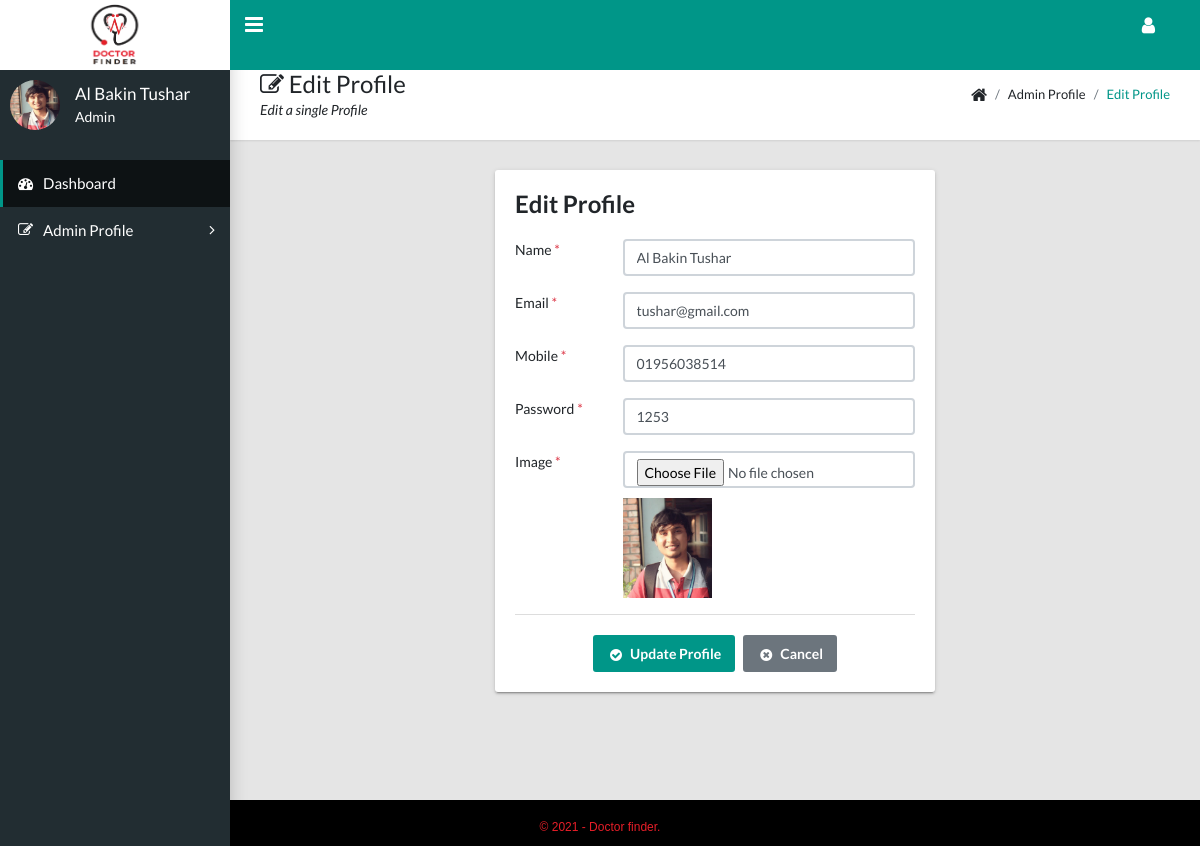
/edit-profile.php?id=6 (signed in), run on the app's committed database.
### tables this page shows
CREATE TABLE `users` (
  `id` int(11) NOT NULL,
  `name` varchar(30) NOT NULL,
  `email` varchar(30) NOT NULL,
  `mobile` varchar(15) NOT NULL,
  `password` varchar(30) NOT NULL,
  `image` varchar(30) DEFAULT NULL
);

### edit-profile.php (the view, shortened to what this page needs)
<?php
include('include/conn.php');
if(strlen($_SESSION['alogin'])==0)
{
header('location:login.php');
}
else{
if(isset($dbh)){
if (isset($_GET['id'])) {
    $id = $_GET['id'];
    $sql = "SELECT * FROM users WHERE id = :id";
    $statement = $dbh->prepare($sql);
    $statement->bindParam(':id', $id);
    $statement->execute();
    $profile = $statement->fetch(PDO::FETCH_ASSOC);
    extract($profile);
}
include_once('include/header.php');
include_once('include/sidebar.php');
?>
<main class="app-content">
	<div class="app-title">
		<div>
			<h1><i class="fa fa-edit"></i> Edit Profile</h1>
			<p>Edit a single Profile</p>
		</div>
		<ul class="app-breadcrumb breadcrumb">
			<li class="breadcrumb-item"><i class="fa fa-home fa-lg"></i></li>
			<li class="breadcrumb-item">Admin Profile</li>
			<li class="breadcrumb-item"><a href="#">Edit Profile</a></li>
		</ul>
	</div>
	<div class="row">
		<div class="col-md-6 m-auto">
			<div class="tile">
				<h3 class="tile-title">Edit Profile</h3>
				<div class="tile-body">
					<form action="action/update-profile.php" method="post" class="form-horizontal" enctype="multipart/form-data">
						<div class="form-group row">
							<label class="control-label col-md-3" for="name">Name <span class="text-danger">*</span></label>
							<div class="col-md-9">
								<input type="text" class="form-control"  placeholder="Name" id="name" name="name" value="<?php echo $name ?>">
							</div>
						</div>
						<div class="form-group row">
							<label class="control-label col-md-3" for="email">Email <span class="text-danger">*</span></label>
							<div class="col-md-9">
								<input type="text" class="form-control"  placeholder="Eamil" id="email" name="email" value="<?php   echo $email ?>">
							</div>
						</div>
						<div class="form-group row">
							<label class="control-label col-md-3" for="mobile">Mobile <span class="text-danger">*</span></label>
							<div class="col-md-9">
								<input type="text" class="form-control"  placeholder="Mobile" id="mobile" name="mobile" value="<?php   echo $mobile ?>">
							</div>
						</div>
						<div class="form-group row">
							<label class="control-label col-md-3" for="password">Password <span class="text-danger">*</span></label>
							<div class="col-md-9">
								<input type="text" class="form-control"  placeholder="Password" id="password" name="password" value="<?php   echo $password ?>">
							</div>
						</div>
						<div class="form-group row">
							<label class="control-label col-md-3" for="image"> Image <span class="text-danger">*</span></label>
							<div class="col-md-9">
								<input type="file" class="form-control" id="image" name="image">
								<img src="assets/<?php echo $image ?>" alt="!" style="max-height: 100px;margin-top: 10px;">
							</div>
						</div>
					</div>
					<div class="tile-footer text-center">
						<button class="btn btn-primary" type="submit" name="submit"><i class="fa fa-fw fa-lg fa-check-circle"></i>Update Profile</button>&nbsp;&nbsp;&nbsp;<a class="btn btn-secondary" href="view-profile.php"><i class="fa fa-fw fa-lg fa-times-circle"></i>Cancel</a>
					</div>
			</div>
		</div>
	</div>
</main>
<?php
include_once('include/footer.php');
include_once('include/Hfooter.php');
}
}
?>

### include/Hfooter.php (style rules this page uses)
* { padding: 0px; margin: 0px; }

### data on the page
users: name "Al Bakin Tushar", email "tushar@gmail.com", mobile "01956038514", password "1253", image (picture)

### other printed values
$_SESSION["name"] "Al Bakin Tushar"
